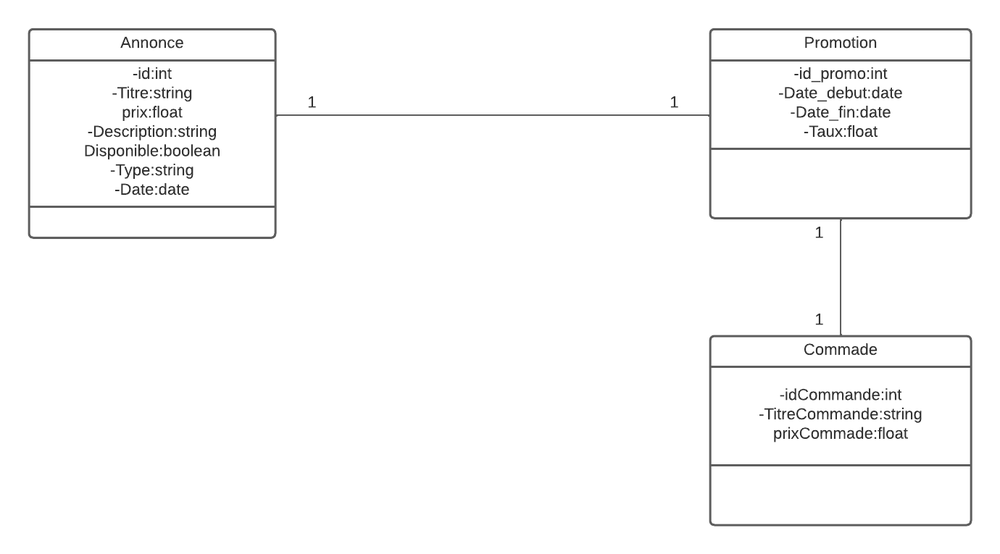
#> input picture class3.png, 1000 x 554 px, shrunk from 1380 x 765 before the run
$ python main7.py
#> lines starting #> are read from the running program, lines starting #| are printed output that depends on the picture; after the words box and inside, x2 and y2 are one past the last pixel; in counts of white or black regions, pixels touching at a corner belong together
import cv2
import pytesseract

# Load the image and convert it to grayscale

image = cv2.imread('class3.png')
#> image is the input picture: shape (554, 1000, 3); min 2, max 255, mean 249.7

gray = cv2.cvtColor(image, cv2.COLOR_BGR2GRAY)

# Apply image pre-processing
threshold = 150

gray = cv2.threshold(gray, threshold, 255, cv2.THRESH_BINARY)[1]
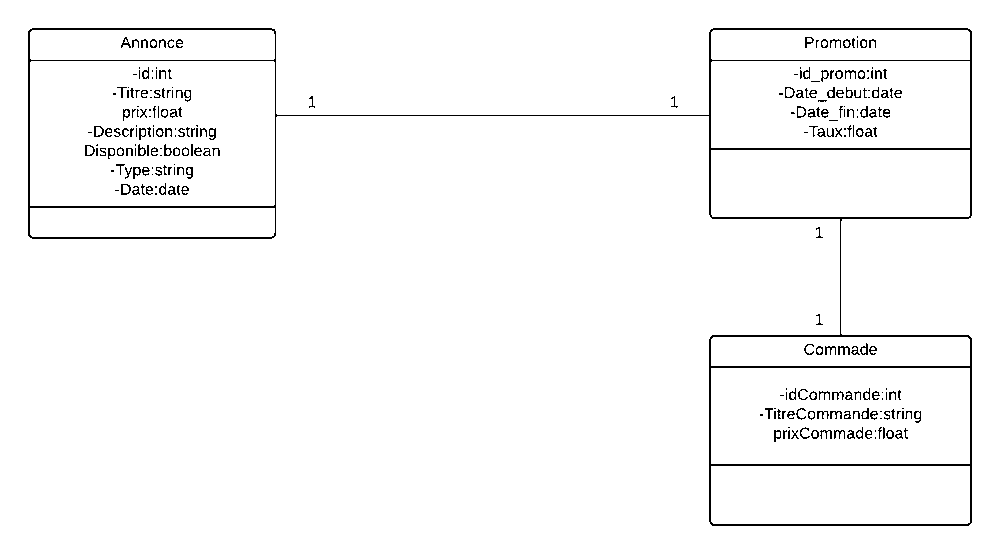
#> gray: shape (554, 1000); 97.4% white; black in thin lines or dots, all inside (x1, y1, x2, y2) = (28, 28, 972, 526)

# Find contours in the image
contours, hierarchy = cv2.findContours(gray, cv2.RETR_EXTERNAL, cv2.CHAIN_APPROX_SIMPLE)
#> contours = [[[0, 0], [0, 553], [999, 553], [999, 0]]]

# Loop over the contours and extract text from each
for contour in contours:
    # Get the bounding box of the contour
    x, y, w, h = cv2.boundingRect(contour)

    # Crop the image to the bounding box
    crop = gray[y:y+h, x:x+w]

    # Extract text using Pytesseract
#> (the run stopped early here; a loop or call above may not have finished)

$ run again, with class1.png copied over class3.png
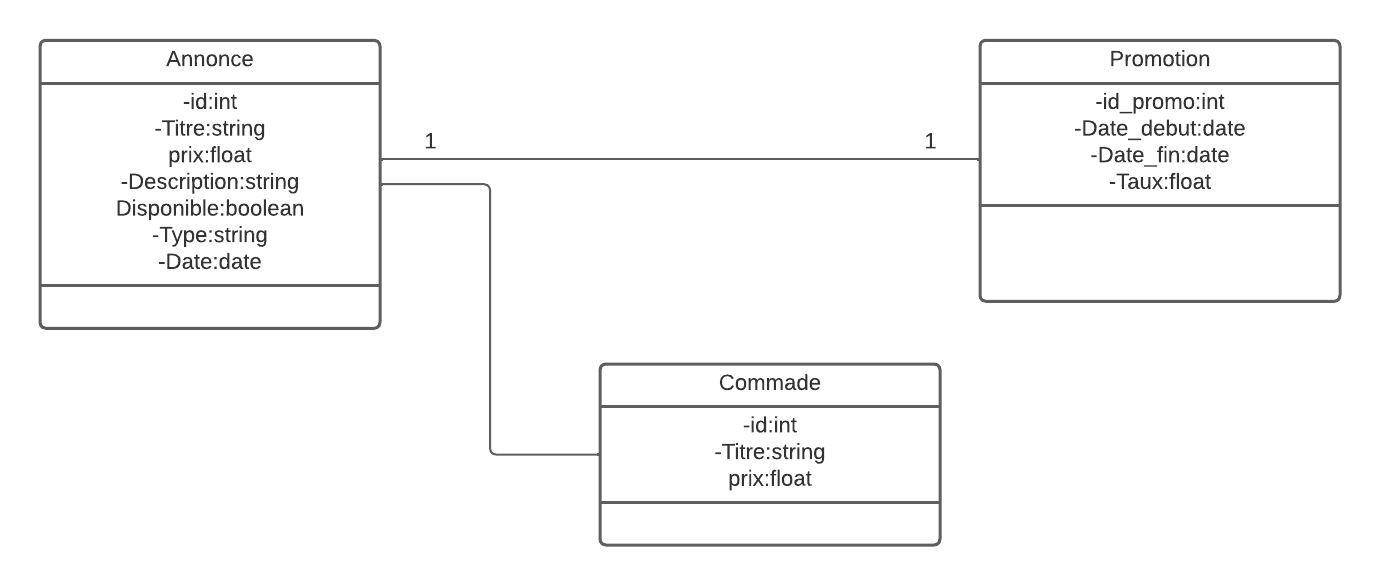
#> input picture class1.png, 1380 x 585 px
#> image is the input picture: shape (585, 1380, 3); min 51, max 255, mean 248.8
#> `gray = cv2.threshold(gray, threshold, 255, cv2.THRESH_BINARY)[1]`:
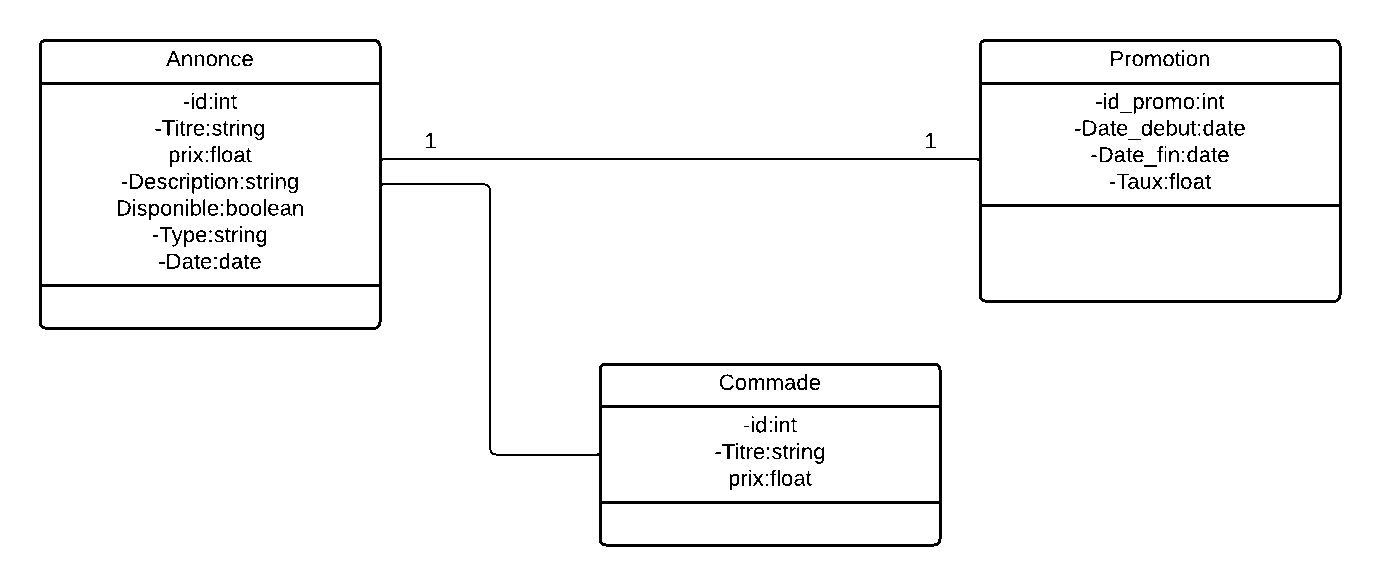
#> gray: shape (585, 1380); 96.5% white; 233 black regions (62 under 20 px), largest, box (x1, y1, x2, y2) and area: (39, 39, 1342, 547) 18872, (1083, 120, 1097, 136) 86, (749, 378, 764, 390) 86
#> contours = [[[0, 0], [0, 584], [1379, 584], [1379, 0]]]

$ run again, with class2.png copied over class3.png
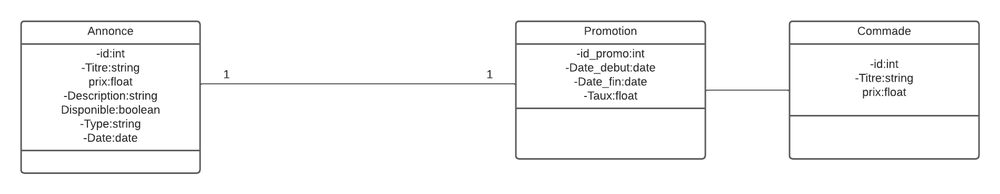
#> input picture class2.png, 1000 x 194 px, shrunk from 1900 x 368 before the run
#> image is the input picture: shape (194, 1000, 3); min 21, max 255, mean 247.3
#> `gray = cv2.threshold(gray, threshold, 255, cv2.THRESH_BINARY)[1]`:
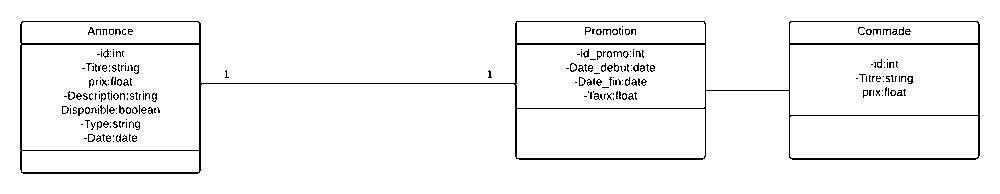
#> gray: shape (194, 1000); 95.9% white; black in thin lines or dots, all inside (x1, y1, x2, y2) = (20, 21, 980, 174)
#> contours = [[[0, 0], [0, 193], [999, 193], [999, 0]]]

$ run again, with class22.png copied over class3.png
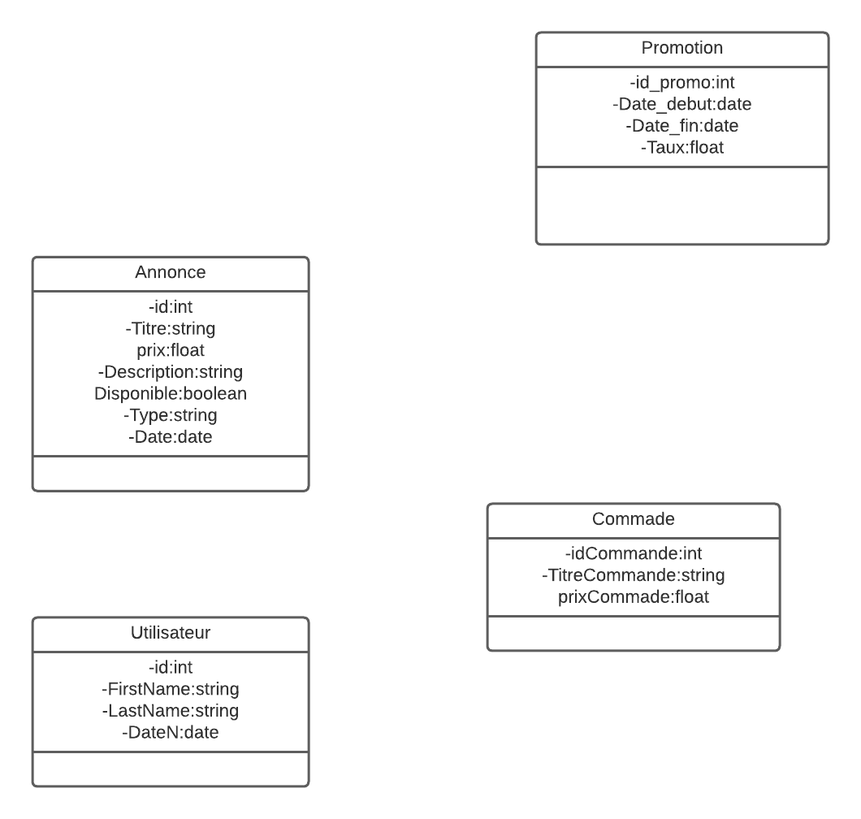
#> input picture class22.png, 861 x 819 px, shrunk from 1060 x 1008 before the run
#> image is the input picture: shape (819, 861, 3); min 0, max 255, mean 248.7
#> `gray = cv2.threshold(gray, threshold, 255, cv2.THRESH_BINARY)[1]`:
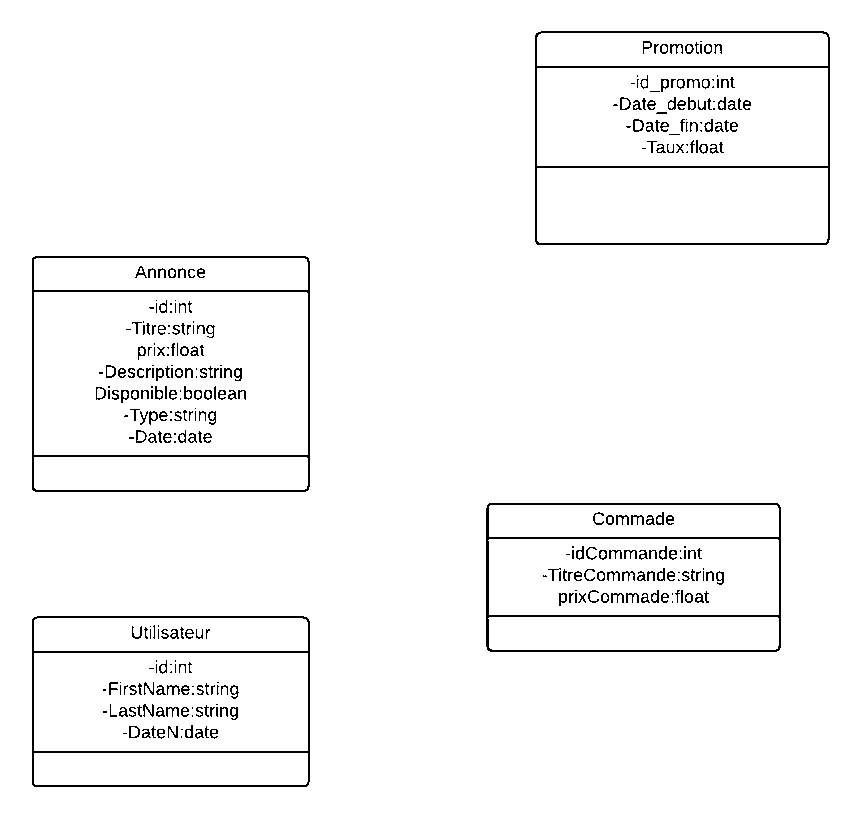
#> gray: shape (819, 861); 97% white; black in thin lines or dots, all inside (x1, y1, x2, y2) = (32, 31, 830, 787)
#> contours = [[[0, 0], [0, 818], [860, 818], [860, 0]]]
